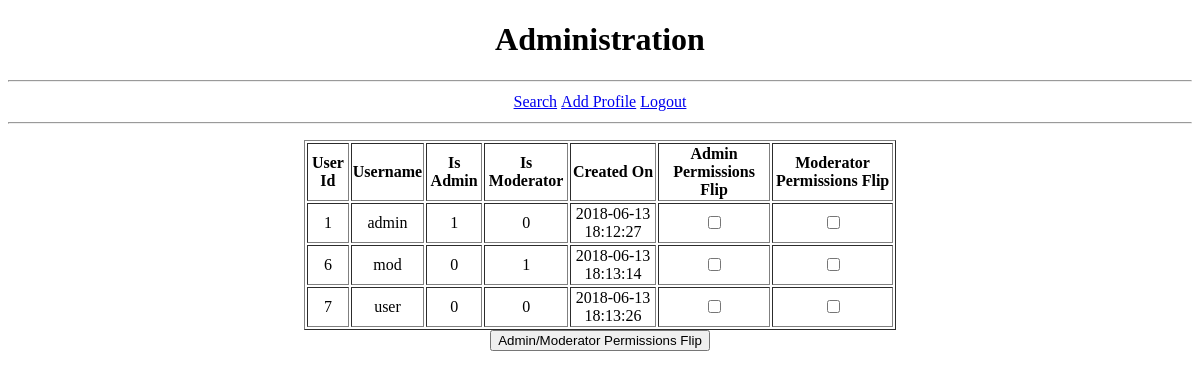
Before: /administration.php (signed in) with the older database file.
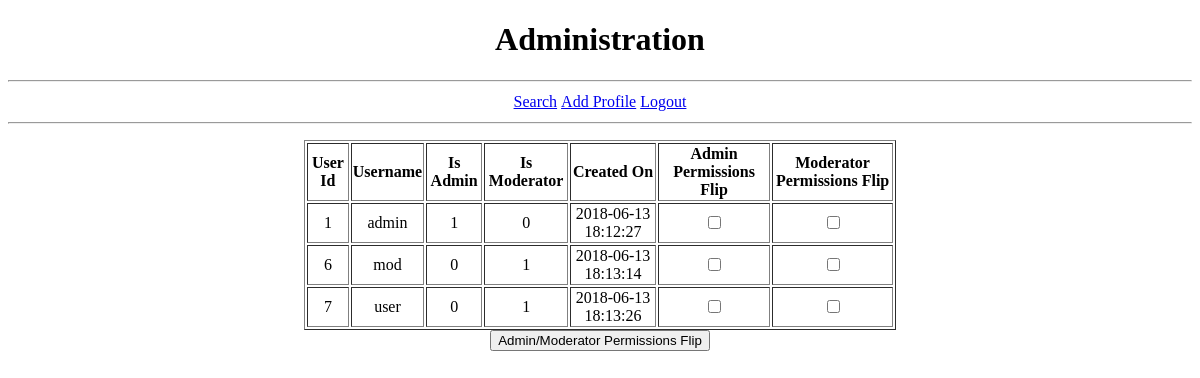
After: the same page with the newer database file.
### tables this page shows
CREATE TABLE `user` (
  `user_id` int(11) NOT NULL AUTO_INCREMENT,
  `username` varchar(255) NOT NULL DEFAULT '',
  `start_date` datetime NOT NULL DEFAULT '0000-00-00 00:00:00',
  `password` varchar(255) NOT NULL DEFAULT '',
  `is_admin` tinyint(1) NOT NULL DEFAULT '0',
  `is_mod` tinyint(1) NOT NULL DEFAULT '0',
  PRIMARY KEY (`user_id`),
  UNIQUE KEY `username` (`username`)
);

### administration.php (the view, shortened to what this page needs)
<!DOCTYPE html>
<?php
include('session.php');
?>
<html>
    <head>
    </head>
    <body>
        <h1 align="center"
        style="font-family:consolas">Administration</h1>
        <hr>
        <table align="center">
            <tr>
                <td><a href="searchpage.php">Search</a></td>
                <td><a href="create_profile.php">Add Profile</a></td>
                <td><a href="logout.php">Logout</a></td>
            </tr>
        </table>
        <hr>
        <p>
        <form action="" align="center" method="post">
        <?php
        $sql = "SELECT user.user_id, user.username, user.is_admin, user.is_mod, user.start_date
                FROM user";
        $result = mysqli_query($db,$sql);
                    echo "<table align='center'
                            style='width:50%'
                            border='1'><tr>
                            <th>User Id</th>
                            <th>Username</th>
                            <th>Is Admin</th>
                            <th>Is Moderator</th>
                            <th>Created On</th>
                            <th>Admin Permissions Flip</th>
                            <th>Moderator Permissions Flip</th>
                            </tr>";
                    while($row = $result->fetch_assoc()) {
                        echo "<tr>";
                        echo "<td>".$row["user_id"]."</td>";
                        echo "<td>".$row["username"]."</td>";
                        echo "<td>".$row["is_admin"]."</td>";
                        echo "<td>".$row["is_mod"]."</td>";
                        echo "<td>".$row["start_date"]."</td>";
                        echo "<td align ='center'>"."<input type='checkbox' name=a".$row['user_id']." value='true'>"."</td>";
                        echo "<td align ='center'>"."<input type='checkbox' name=m".$row['user_id']." value='true'>"."</td>";
                        echo "</tr>";
                    }
                    echo "</table>";
        ?>
        <input type="submit" value="Admin/Moderator Permissions Flip" title="Change the status of a user">
        </form>
        </body>
</html>

Changed rows visible on the page:
changed user "user": is_mod "0" → "1"
